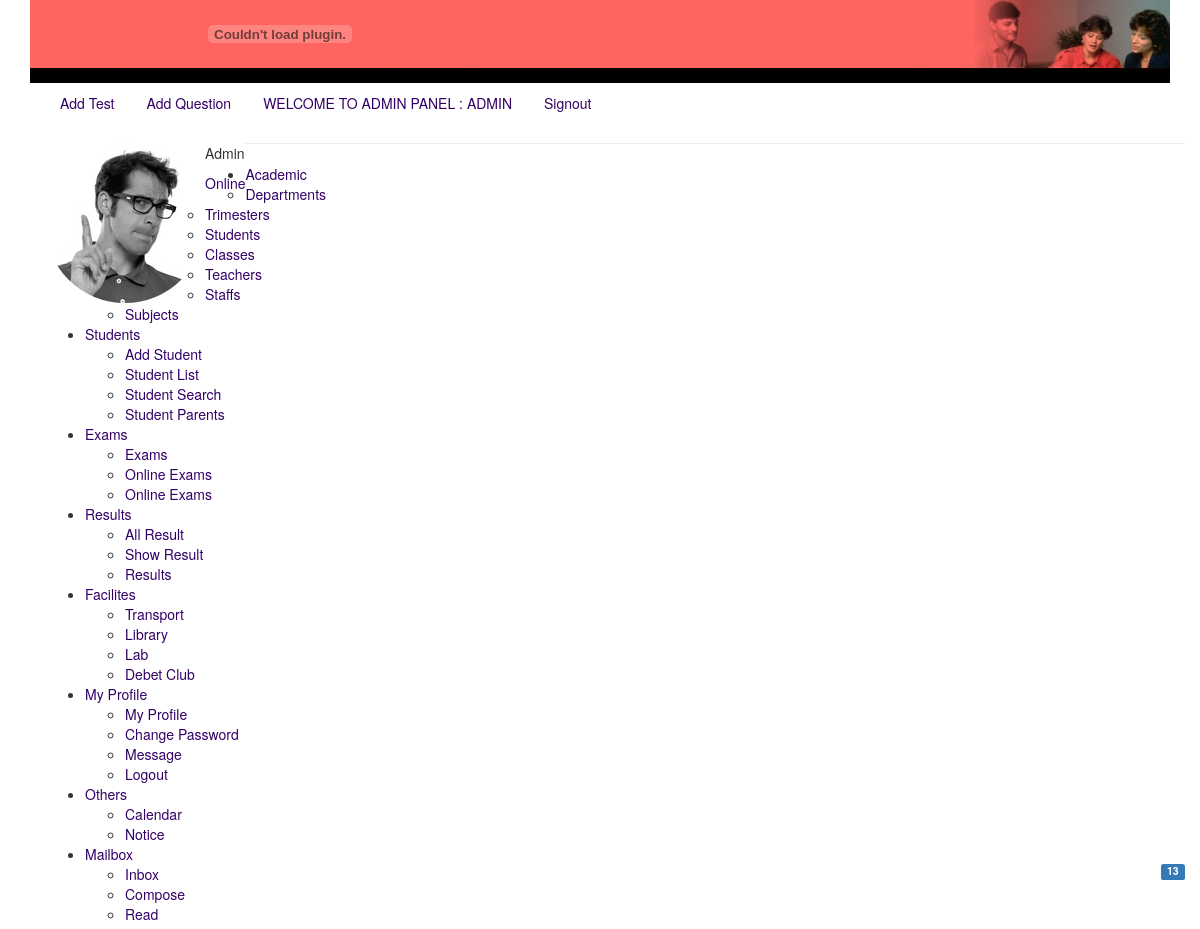
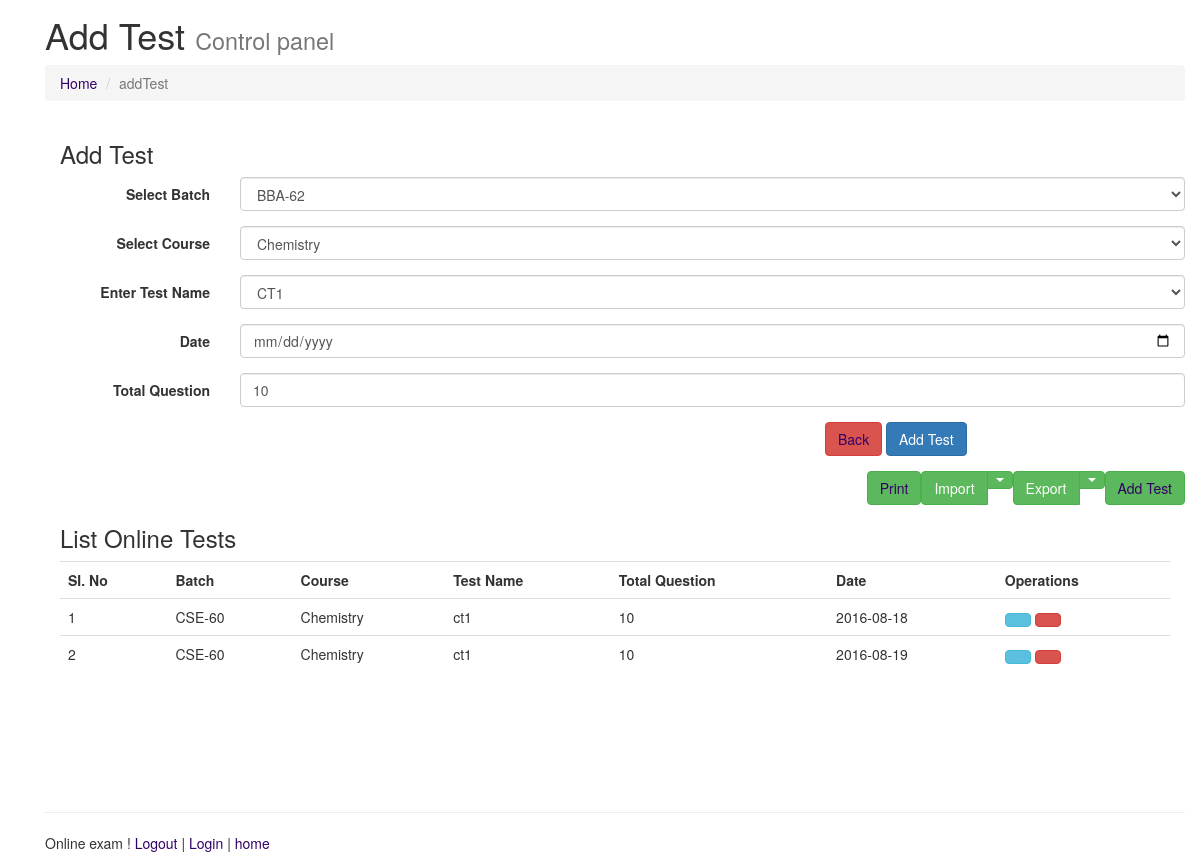
The page /addTest.php?addaddTest=yes (signed in) on the database its author committed (2 pictures, top to bottom).
### tables this page shows
CREATE TABLE `onlinetest` (
  `id` int(11) NOT NULL,
  `batch` varchar(200) NOT NULL,
  `course` varchar(200) NOT NULL,
  `testname` varchar(200) NOT NULL,
  `totalquestion` int(11) NOT NULL,
  `date` date NOT NULL,
  `datetime` datetime NOT NULL
);

### addTest.php (the view, shortened to what this page needs)
<?php
include("header.php");
include("leftsidebar.php");
?>
<div class="content-wrapper">
    <section class="content-header">
        <h1>
            Add Test
            <small>Control panel</small>
        </h1>
        <ol class="breadcrumb">
            <li><a href="#"><i class="fa fa-dashboard"></i> Home</a></li>
            <li class="active">addTest</li>
        </ol>
    </section>
        <?php
    if (isset($_GET['addaddTest']) || isset($_GET['editaddTest'])) {
        ?>
        <section class="content">
            <div class="box col-xs-12">
                <div class="box-header">
                    <h3 class="box-title ng-binding">Add Test</h3>
                </div>
                <div class="box-body">
                    <div class="row">
                        <form name="form1" method="post" action="addTest.php" class="form-horizontal ">
                            <div class="form-group">
                                <label class="col-sm-2 control-label ng-binding">Select Batch</label>
                                <div class="col-sm-10">
                                    <select name="batch" class="form-control">
                                        <?php
                                        $sql = "SELECT * FROM class ORDER BY classname";
                                        $result = $conn->query($sql);
                                        if ($result->num_rows > 0) {
                                            while ($row = $result->fetch_assoc()) {
                                                ?>
                                                <option value="<?= $row['classname']; ?>"><?= $row['classname']; ?></option>
                                                <?php
                                            }
                                        }
                                        ?>
                                    </select>
                                </div>
                            </div>
                            <div class="form-group">
                                <label class="col-sm-2 control-label ng-binding">Select Course</label>
                                <div class="col-sm-10">
                                    <select name="course" class="form-control">
                                        <?php
                                        if ($LOGIN_TYPE == "teacher") {
                                            $sql = "SELECT * FROM subject where subjectname='$LOGIN_SUBJECT' ORDER BY subjectname";
                                        } else {
                                            $sql = "SELECT * FROM subject ORDER BY subjectname";
                                        }
                                        $result = $conn->query($sql);
                                        if ($result->num_rows > 0) {
                                            while ($row = $result->fetch_assoc()) {
                                                ?>
                                                <option value="<?= $row['subjectname']; ?>"><?= $row['subjectname']; ?></option>
                                                <?php
                                            }
                                        }
                                        ?>
                                    </select>
                                </div>
                            </div>
                            <div class="form-group">
                                <label class="col-sm-2 control-label ng-binding"> Enter Test Name </label>
                                <div class="col-sm-10">
                                    <select name="testname" class="form-control">
                                        <option value="ct1">CT1</option>
                                    </select>
                                </div>
                            </div>
                            <div class="form-group">
                                <label class="col-sm-2 control-label ng-binding"> Date </label>
                                <div class="col-sm-10">
                                    <input type="date" class="form-control" name="date" >
                                </div>
                            </div>
                            <div class="form-group">
                                <label class="col-md-2 control-label ng-binding"> Total Question </label>
                                <div class="col-md-10">
                                    <input name="totalquestion" type="number"  required id="totque" value="10" class="form-control" max="10" min="0">
                                </div>
                            </div>
                            <div class="form-group">
                                <div class="col-md-offset-8 col-md-4">
                                    <a href="addTest.php" class="btn btn-danger" >Back</a>
                                    <input type="submit" name="submit"  value="Add Test" class="btn btn-primary" >
                                </div>
                            </div>
                        </form>
                    </div>
                </div>
            </div>
        </section>
        <?php
    }
    if ($LOGIN_TYPE == "admin") {
        ?>
        <section class="content">
            <a href="addTest.php?addaddTest=yes"
               class="floatRTL btn btn-success btn-flat pull-right marginBottom15 no-print ng-binding">Add Test</a>
            <div class="btn-group pull-right no-print">
                <button type="button" class="btn btn-success btn-flat ng-binding">Export</button>
                <button type="button" class="btn btn-success btn-flat dropdown-toggle" data-toggle="dropdown">
                    <span class="caret"></span>
                </button>
            </div>
            <div class="btn-group pull-right no-print">
                <button type="button" class="btn btn-success btn-flat ng-binding">Import</button>
                <button type="button" class="btn btn-success btn-flat dropdown-toggle" data-toggle="dropdown">
                    <span class="caret"></span>
                </button>
            </div>
            <a href="javascript:window.print()" class="floatRTL btn btn-success btn-flat pull-right marginBottom15 no-print ng-binding">Print</a>
            <div class="box col-xs-12">
                <div class="box-header">
                    <h3 class="box-title ng-binding">List Online Tests</h3>
                </div>
                <div class="box-body table-responsive">
                    <table class="table table-hover">
                        <tbody><tr>
                                <th>SI. No </th>
                                <th class="ng-binding">Batch </th>
                                <th class="ng-binding">Course</th>
                                <th class="ng-binding">Test Name</th>
                                <th class="ng-binding">Total Question</th>
                                <th class="ng-binding">Date</th>
                                <th class="no-print ng-binding">Operations</th>
                            </tr>
                            <?php
                            $sql = "SELECT * FROM onlinetest";
                            $result = $conn->query($sql);
                            $count = 0;
                            if ($result->num_rows > 0) {
                                while ($row = $result->fetch_assoc()) {
                                    $count++;
                                    ?>
                                    <tr  >
                                        <td class="ng-binding"><?= $count; ?></td>
                                        <td class="ng-binding"><?= $row["batch"]; ?></td>
                                        <td class="ng-binding"><?= $row["course"]; ?></td>
                                        <td class="ng-binding"><?= $row["testname"]; ?></td>
                                        <td class="ng-binding"><?= $row["totalquestion"]; ?></td>
                                        <td class="ng-binding"><?= $row["date"]; ?></td>
                                        <td class="no-print">
                                            <a  href="addTest.php?id=<?= $row["id"]; ?>&setonlinetest=yes" class="btn btn-info btn-flat" title="" tooltip="" data-original-title="Set Question"><i class="fa fa-check-square-o"></i></a>
                                            <a    href="addTest.php?id=<?= $row["id"]; ?>&deleteaddTest=yes"" class="btn btn-danger btn-flat" title="" tooltip="" data-original-title="Remove"><i class="fa fa-trash-o"></i></a>
                                        </td>
                                    </tr>
                                    <?php
                                }
                            } else {
                                echo ' <tr   class="ng-hide"><td class="noTableData ng-binding" colspan="5">No addTest</td></tr>';
                            }
                            ?>
                        </tbody></table>
                </div>
            </div>
        </section>
    <?php } ?>
</div>
<?php
include("footer.php");
?>

### onlineexam/quiz.css (style rules this page uses)
body { margin-left: 0px; margin-top: 0px; }

### rows shown on the page
onlinetest: batch "CSE-60", course "Chemistry", testname "ct1", totalquestion "10", date "2016-08-18"
onlinetest: batch "CSE-60", course "Chemistry", testname "ct1", totalquestion "10", date "2016-08-19"

### other values the page prints
$LOGIN_NAME "ADMIN"
$LOGIN_TYPE "ADMIN"
$LOGIN_NAME "Admin"
form field batch "BBA-62"
form field course "Chemistry"
